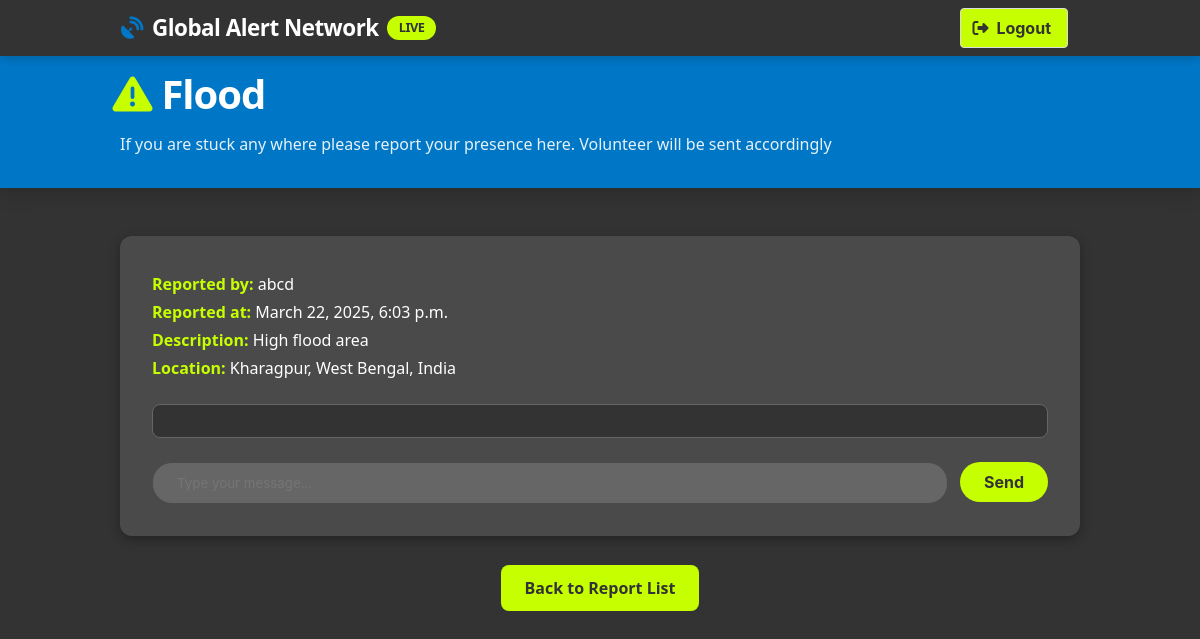
The app's page /community/disaster/2/ (signed in) with its own data.
### community/models.py (models this page shows, shortened)
class EmergencyReport(models.Model):
    DISASTER_TYPES = (
        ('flood', 'Flood'),
        ('wildfire', 'Wildfire'),
        ('storm', 'Storm'),
        ('earthquake', 'Earthquake'),
        ('volcanic_eruption', 'Volcanic Eruption'),
        ('drought', 'Drought'),
    )
    user = models.ForeignKey(User, on_delete=models.CASCADE)
    disaster_type = models.CharField(max_length=50, choices=DISASTER_TYPES)
    description = models.TextField()
    location = models.CharField(max_length=255, null=True, blank=True)  # Manually entered location
    latitude = models.FloatField(null=True, blank=True)  # Live location latitude
    longitude = models.FloatField(null=True, blank=True)  # Live location longitude
    reported_at = models.DateTimeField(default=timezone.now)
    is_active = models.BooleanField(default=True)

### community/views.py (the view, shortened to what this page needs)
# urls.py: path('disaster/<int:report_id>/', views.disaster_chat, name='disaster_chat'),
@login_required
def disaster_chat(request, report_id):
    report = get_object_or_404(EmergencyReport, id=report_id, is_active=True)
    messages = report.messages.all().order_by('timestamp')
    location_display = report.location if report.location else "Location not provided"
    return render(request, 'community/disaster_chat.html', {
        'report': report,
        'messages': messages,
        'location_display': location_display,
    })

### community/templates/community/disaster_chat.html (shortened to what this page needs)
<!DOCTYPE html>
<html lang="en">
<head>
  <link rel="stylesheet" href="https://cdnjs.cloudflare.com/ajax/libs/bulma/0.9.4/css/bulma.min.css">
  <link rel="stylesheet" href="https://cdnjs.cloudflare.com/ajax/libs/font-awesome/6.4.0/css/all.min.css">
 <nav class="navbar is-fixed-top" role="navigation" aria-label="main navigation">
  <div class="container">
    <div class="navbar-brand">
      <a class="navbar-item" href="#">
        <span class="icon mr-2" style="color: var(--blue);">
          <i class="fas fa-satellite-dish"></i>
        </span>
        Global Alert Network
        <span class="alert-badge">LIVE</span>
      </a>
    </div>
    <div class="navbar-end">
      <div class="navbar-item">
        <form method="POST" action="{% url 'logout' %}">
          <button class="button is-lime" type="submit">
            <span class="icon"><i class="fas fa-sign-out-alt"></i></span>
            <span>Logout</span>
          </button>
        </form>
      </div>
    </div>
  </div>
</nav>
<section class="dashboard-header">
  <div class="container">
    <h1 class="dashboard-title">
      <span class="icon mr-2" style="color: var(--lime);">
        <i class="fas fa-exclamation-triangle"></i>
      </span>
      {{ report.disaster_type|title }}
    </h1>
    <p class="dashboard-subtitle">If you are stuck any where please report your presence here. Volunteer will be sent accordingly</p>
  </div>
</section>
<section class="section" style="margin-top: -2rem;">
  <div class="container">
    <div class="chat-section">
      <div class="chat-details">
        <p><strong>Reported by:</strong> {{ report.user.username }}</p>
        <p><strong>Reported at:</strong> {{ report.reported_at }}</p>
        <p><strong>Description:</strong> {{ report.description }}</p>
        <p><strong>Location:</strong> {{ location_display }}</p>
      </div>
      <div class="chat-container" id="chat-messages">
      </div>
      <div class="chat-input">
        <input type="text" id="chat-input" placeholder="Type your message..." aria-label="Type your message">
        <button class="button" id="send-button" onclick="sendMessage()">Send</button>
      </div>
    </div>
    <div style="text-align: center; margin-top: 40px;">
      <a href="{% url 'report_list' %}" class="back-button mt-4">Back to Report List</a>
    </div></div>
</section>

### community/templates/community/disaster_chat.html (style rules this page uses)
:root { --blue: #0077C6; --blue-dark: #005d9c; --blue-light: #3a99de; --dark: #333333; --dark-light: #4a4a4a; --dark-lighter: #666666; --lime: #C6FF00; --lime-dark: #a2cc00; --white: #ffffff; --gray-light: #e0e0e0; }
.navbar { background-color: var(--dark); box-shadow: 0 2px 10px rgba(0, 0, 0, 0.2); }
.navbar-brand .navbar-item { font-weight: 700; font-size: 1.4rem; color: var(--white); letter-spacing: -0.5px; }
.alert-badge { background-color: var(--lime); color: var(--dark); border-radius: 12px; padding: 2px 12px; font-size: 0.8rem; margin-left: 8px; font-weight: bold; animation: pulse 2s infinite; }
.dashboard-header { background: var(--blue); padding: 4rem 1.5rem 2rem; margin-bottom: 2rem; box-shadow: 0 4px 20px rgba(0, 0, 0, 0.2); }
.dashboard-title { color: white; font-weight: 800; letter-spacing: -1px; margin-bottom: 0.5rem; font-size: 2.5rem; }
.dashboard-subtitle { color: rgba(255, 255, 255, 0.9); font-weight: 400; max-width: 800px; }
.button.is-lime { background-color: var(--lime); color: var(--dark); font-weight: bold; }
.chat-section { background-color: var(--dark-light); padding: 2rem; border-radius: 12px; box-shadow: 0 4px 12px rgba(0, 0, 0, 0.3); }
.chat-details { margin-bottom: 1.5rem; }
.chat-details p { color: var(--white); margin: 0.25rem 0; }
.chat-details p strong { color: var(--lime); }
.chat-container { max-height: 500px; overflow-y: auto; background-color: var(--dark); padding: 1rem; border-radius: 8px; border: 1px solid var(--dark-lighter); margin-bottom: 1.5rem; }
.chat-input { display: flex; gap: 0.75rem; }
.chat-input input { flex: 1; background-color: var(--dark-lighter); color: var(--white); border: 1px solid var(--dark-light); border-radius: 20px; padding: 0.75rem 1.5rem; transition: border-color 0.3s ease, box-shadow 0.3s ease; }
.chat-input .button { background-color: var(--lime); color: var(--dark); border: none; border-radius: 20px; padding: 0.75rem 1.5rem; font-weight: bold; transition: transform 0.3s ease, background-color 0.3s ease; }
.back-button { background-color: var(--lime); color: var(--dark); font-weight: bold; border: none; border-radius: 8px; padding: 0.75rem 1.5rem; transition: transform 0.3s ease, background-color 0.3s ease; }

### records on screen
EmergencyReport: disaster_type "Flood", user.username "abcd", reported_at "March 22, 2025, 6:03 p.m.", description "High flood area", location "Kharagpur, West Bengal, India"
